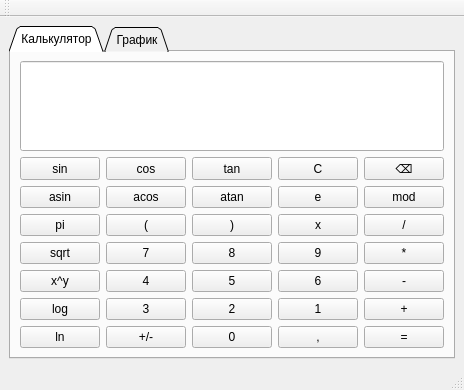
<?xml version="1.0" encoding="UTF-8"?>
<ui version="4.0">
 <class>MainWindow</class>
 <widget class="QMainWindow" name="MainWindow">
  <property name="geometry">
   <rect>
    <x>0</x>
    <y>0</y>
    <width>443</width>
    <height>390</height>
   </rect>
  </property>
  <property name="windowTitle">
   <string>MainWindow</string>
  </property>
  <widget class="QWidget" name="centralwidget">
   <layout class="QGridLayout" name="gridLayout_4">
    <item row="0" column="0">
     <widget class="QTabWidget" name="tabWidget">
      <property name="sizePolicy">
       <sizepolicy hsizetype="Expanding" vsizetype="Expanding">
        <horstretch>0</horstretch>
        <verstretch>0</verstretch>
       </sizepolicy>
      </property>
      <property name="tabPosition">
       <enum>QTabWidget::North</enum>
      </property>
      <property name="tabShape">
       <enum>QTabWidget::Triangular</enum>
      </property>
      <property name="currentIndex">
       <number>0</number>
      </property>
      <property name="movable">
       <bool>true</bool>
      </property>
      <widget class="QWidget" name="calculator_grid">
       <property name="enabled">
        <bool>true</bool>
       </property>
       <property name="layoutDirection">
        <enum>Qt::LeftToRight</enum>
       </property>
       <property name="autoFillBackground">
        <bool>false</bool>
       </property>
       <attribute name="title">
        <string>Калькулятор</string>
       </attribute>
       <layout class="QVBoxLayout" name="calculator_verticalLayout">
        <item>
         <widget class="QLineEdit" name="expression">
          <property name="sizePolicy">
           <sizepolicy hsizetype="Expanding" vsizetype="Expanding">
            <horstretch>0</horstretch>
            <verstretch>0</verstretch>
           </sizepolicy>
          </property>
          <property name="minimumSize">
           <size>
            <width>0</width>
            <height>75</height>
           </size>
          </property>
          <property name="text">
           <string/>
          </property>
          <property name="readOnly">
           <bool>true</bool>
          </property>
         </widget>
        </item>
        <item>
         <layout class="QGridLayout" name="calculator_buttons">
          <item row="6" column="3">
           <widget class="QPushButton" name="point">
            <property name="sizePolicy">
             <sizepolicy hsizetype="Minimum" vsizetype="MinimumExpanding">
              <horstretch>0</horstretch>
              <verstretch>0</verstretch>
             </sizepolicy>
            </property>
            <property name="cursor">
             <cursorShape>PointingHandCursor</cursorShape>
            </property>
            <property name="text">
             <string>,</string>
            </property>
           </widget>
          </item>
          <item row="3" column="1">
           <widget class="QPushButton" name="number_7">
            <property name="sizePolicy">
             <sizepolicy hsizetype="Minimum" vsizetype="MinimumExpanding">
              <horstretch>0</horstretch>
              <verstretch>0</verstretch>
             </sizepolicy>
            </property>
            <property name="cursor">
             <cursorShape>PointingHandCursor</cursorShape>
            </property>
            <property name="text">
             <string>7</string>
            </property>
           </widget>
          </item>
          <item row="2" column="4">
           <widget class="QPushButton" name="div">
            <property name="sizePolicy">
             <sizepolicy hsizetype="Minimum" vsizetype="MinimumExpanding">
              <horstretch>0</horstretch>
              <verstretch>0</verstretch>
             </sizepolicy>
            </property>
            <property name="cursor">
             <cursorShape>PointingHandCursor</cursorShape>
            </property>
            <property name="text">
             <string>/</string>
            </property>
           </widget>
          </item>
          <item row="3" column="2">
           <widget class="QPushButton" name="number_8">
            <property name="sizePolicy">
             <sizepolicy hsizetype="Minimum" vsizetype="MinimumExpanding">
              <horstretch>0</horstretch>
              <verstretch>0</verstretch>
             </sizepolicy>
            </property>
            <property name="cursor">
             <cursorShape>PointingHandCursor</cursorShape>
            </property>
            <property name="text">
             <string>8</string>
            </property>
           </widget>
          </item>
          <item row="5" column="2">
           <widget class="QPushButton" name="number_2">
            <property name="sizePolicy">
             <sizepolicy hsizetype="Minimum" vsizetype="MinimumExpanding">
              <horstretch>0</horstretch>
              <verstretch>0</verstretch>
             </sizepolicy>
            </property>
            <property name="cursor">
             <cursorShape>PointingHandCursor</cursorShape>
            </property>
            <property name="text">
             <string>2</string>
            </property>
           </widget>
          </item>
          <item row="5" column="1">
           <widget class="QPushButton" name="number_3">
            <property name="sizePolicy">
             <sizepolicy hsizetype="Minimum" vsizetype="MinimumExpanding">
              <horstretch>0</horstretch>
              <verstretch>0</verstretch>
             </sizepolicy>
            </property>
            <property name="cursor">
             <cursorShape>PointingHandCursor</cursorShape>
            </property>
            <property name="text">
             <string>3</string>
            </property>
           </widget>
          </item>
          <item row="1" column="2">
           <widget class="QPushButton" name="atan">
            <property name="sizePolicy">
             <sizepolicy hsizetype="Minimum" vsizetype="MinimumExpanding">
              <horstretch>0</horstretch>
              <verstretch>0</verstretch>
             </sizepolicy>
            </property>
            <property name="cursor">
             <cursorShape>PointingHandCursor</cursorShape>
            </property>
            <property name="text">
             <string>atan</string>
            </property>
           </widget>
          </item>
          <item row="4" column="2">
           <widget class="QPushButton" name="number_5">
            <property name="sizePolicy">
             <sizepolicy hsizetype="Minimum" vsizetype="MinimumExpanding">
              <horstretch>0</horstretch>
              <verstretch>0</verstretch>
             </sizepolicy>
            </property>
            <property name="cursor">
             <cursorShape>PointingHandCursor</cursorShape>
            </property>
            <property name="text">
             <string>5</string>
            </property>
           </widget>
          </item>
          <item row="6" column="1">
           <widget class="QPushButton" name="negate">
            <property name="sizePolicy">
             <sizepolicy hsizetype="Minimum" vsizetype="MinimumExpanding">
              <horstretch>0</horstretch>
              <verstretch>0</verstretch>
             </sizepolicy>
            </property>
            <property name="cursor">
             <cursorShape>PointingHandCursor</cursorShape>
            </property>
            <property name="text">
             <string>+/-</string>
            </property>
           </widget>
          </item>
          <item row="3" column="0">
           <widget class="QPushButton" name="sqrt">
            <property name="sizePolicy">
             <sizepolicy hsizetype="Minimum" vsizetype="MinimumExpanding">
              <horstretch>0</horstretch>
              <verstretch>0</verstretch>
             </sizepolicy>
            </property>
            <property name="cursor">
             <cursorShape>PointingHandCursor</cursorShape>
            </property>
            <property name="text">
             <string>sqrt</string>
            </property>
           </widget>
          </item>
          <item row="4" column="3">
           <widget class="QPushButton" name="number_6">
            <property name="sizePolicy">
             <sizepolicy hsizetype="Minimum" vsizetype="MinimumExpanding">
              <horstretch>0</horstretch>
              <verstretch>0</verstretch>
             </sizepolicy>
            </property>
            <property name="cursor">
             <cursorShape>PointingHandCursor</cursorShape>
            </property>
            <property name="text">
             <string>6</string>
            </property>
           </widget>
          </item>
          <item row="6" column="0">
           <widget class="QPushButton" name="nat_log">
            <property name="sizePolicy">
             <sizepolicy hsizetype="Minimum" vsizetype="MinimumExpanding">
              <horstretch>0</horstretch>
              <verstretch>0</verstretch>
             </sizepolicy>
            </property>
            <property name="cursor">
             <cursorShape>PointingHandCursor</cursorShape>
            </property>
            <property name="text">
             <string>ln</string>
            </property>
           </widget>
          </item>
          <item row="1" column="4">
           <widget class="QPushButton" name="mod">
            <property name="sizePolicy">
             <sizepolicy hsizetype="Minimum" vsizetype="MinimumExpanding">
              <horstretch>0</horstretch>
              <verstretch>0</verstretch>
             </sizepolicy>
            </property>
            <property name="cursor">
             <cursorShape>PointingHandCursor</cursorShape>
            </property>
            <property name="text">
             <string>mod</string>
            </property>
           </widget>
          </item>
          <item row="6" column="2">
           <widget class="QPushButton" name="number_0">
            <property name="sizePolicy">
             <sizepolicy hsizetype="Minimum" vsizetype="MinimumExpanding">
              <horstretch>0</horstretch>
              <verstretch>0</verstretch>
             </sizepolicy>
            </property>
            <property name="cursor">
             <cursorShape>PointingHandCursor</cursorShape>
            </property>
            <property name="text">
             <string>0</string>
            </property>
           </widget>
          </item>
          <item row="0" column="0">
           <widget class="QPushButton" name="sin">
            <property name="sizePolicy">
             <sizepolicy hsizetype="Minimum" vsizetype="MinimumExpanding">
              <horstretch>0</horstretch>
              <verstretch>0</verstretch>
             </sizepolicy>
            </property>
            <property name="cursor">
             <cursorShape>PointingHandCursor</cursorShape>
            </property>
            <property name="text">
             <string>sin</string>
            </property>
           </widget>
          </item>
          <item row="4" column="0">
           <widget class="QPushButton" name="pow">
            <property name="sizePolicy">
             <sizepolicy hsizetype="Minimum" vsizetype="MinimumExpanding">
              <horstretch>0</horstretch>
              <verstretch>0</verstretch>
             </sizepolicy>
            </property>
            <property name="cursor">
             <cursorShape>PointingHandCursor</cursorShape>
            </property>
            <property name="text">
             <string>x^y</string>
            </property>
           </widget>
          </item>
          <item row="4" column="1">
           <widget class="QPushButton" name="number_4">
            <property name="sizePolicy">
             <sizepolicy hsizetype="Minimum" vsizetype="MinimumExpanding">
              <horstretch>0</horstretch>
              <verstretch>0</verstretch>
             </sizepolicy>
            </property>
            <property name="cursor">
             <cursorShape>PointingHandCursor</cursorShape>
            </property>
            <property name="text">
             <string>4</string>
            </property>
           </widget>
          </item>
          <item row="5" column="0">
           <widget class="QPushButton" name="log">
            <property name="sizePolicy">
             <sizepolicy hsizetype="Minimum" vsizetype="MinimumExpanding">
              <horstretch>0</horstretch>
              <verstretch>0</verstretch>
             </sizepolicy>
            </property>
            <property name="cursor">
             <cursorShape>PointingHandCursor</cursorShape>
            </property>
            <property name="text">
             <string>log</string>
            </property>
           </widget>
          </item>
          <item row="0" column="1">
           <widget class="QPushButton" name="cos">
            <property name="sizePolicy">
             <sizepolicy hsizetype="Minimum" vsizetype="MinimumExpanding">
              <horstretch>0</horstretch>
              <verstretch>0</verstretch>
             </sizepolicy>
            </property>
            <property name="cursor">
             <cursorShape>PointingHandCursor</cursorShape>
            </property>
            <property name="text">
             <string>cos</string>
            </property>
           </widget>
          </item>
          <item row="0" column="2">
           <widget class="QPushButton" name="tan">
            <property name="sizePolicy">
             <sizepolicy hsizetype="Minimum" vsizetype="MinimumExpanding">
              <horstretch>0</horstretch>
              <verstretch>0</verstretch>
             </sizepolicy>
            </property>
            <property name="cursor">
             <cursorShape>PointingHandCursor</cursorShape>
            </property>
            <property name="text">
             <string>tan</string>
            </property>
           </widget>
          </item>
          <item row="4" column="4">
           <widget class="QPushButton" name="sub">
            <property name="sizePolicy">
             <sizepolicy hsizetype="Minimum" vsizetype="MinimumExpanding">
              <horstretch>0</horstretch>
              <verstretch>0</verstretch>
             </sizepolicy>
            </property>
            <property name="cursor">
             <cursorShape>PointingHandCursor</cursorShape>
            </property>
            <property name="text">
             <string>-</string>
            </property>
           </widget>
          </item>
          <item row="1" column="1">
           <widget class="QPushButton" name="acos">
            <property name="sizePolicy">
             <sizepolicy hsizetype="Minimum" vsizetype="MinimumExpanding">
              <horstretch>0</horstretch>
              <verstretch>0</verstretch>
             </sizepolicy>
            </property>
            <property name="cursor">
             <cursorShape>PointingHandCursor</cursorShape>
            </property>
            <property name="text">
             <string>acos</string>
            </property>
           </widget>
          </item>
          <item row="2" column="1">
           <widget class="QPushButton" name="open_bracket">
            <property name="sizePolicy">
             <sizepolicy hsizetype="Minimum" vsizetype="MinimumExpanding">
              <horstretch>0</horstretch>
              <verstretch>0</verstretch>
             </sizepolicy>
            </property>
            <property name="cursor">
             <cursorShape>PointingHandCursor</cursorShape>
            </property>
            <property name="text">
             <string>(</string>
            </property>
           </widget>
          </item>
          <item row="0" column="3">
           <widget class="QPushButton" name="cancel">
            <property name="sizePolicy">
             <sizepolicy hsizetype="Minimum" vsizetype="MinimumExpanding">
              <horstretch>0</horstretch>
              <verstretch>0</verstretch>
             </sizepolicy>
            </property>
            <property name="cursor">
             <cursorShape>PointingHandCursor</cursorShape>
            </property>
            <property name="text">
             <string>C</string>
            </property>
           </widget>
          </item>
          <item row="0" column="4">
           <widget class="QPushButton" name="clear">
            <property name="sizePolicy">
             <sizepolicy hsizetype="Minimum" vsizetype="MinimumExpanding">
              <horstretch>0</horstretch>
              <verstretch>0</verstretch>
             </sizepolicy>
            </property>
            <property name="cursor">
             <cursorShape>PointingHandCursor</cursorShape>
            </property>
            <property name="text">
             <string>⌫</string>
            </property>
           </widget>
          </item>
          <item row="2" column="2">
           <widget class="QPushButton" name="close_bracket">
            <property name="sizePolicy">
             <sizepolicy hsizetype="Minimum" vsizetype="MinimumExpanding">
              <horstretch>0</horstretch>
              <verstretch>0</verstretch>
             </sizepolicy>
            </property>
            <property name="cursor">
             <cursorShape>PointingHandCursor</cursorShape>
            </property>
            <property name="text">
             <string>)</string>
            </property>
           </widget>
          </item>
          <item row="1" column="0">
           <widget class="QPushButton" name="asin">
            <property name="sizePolicy">
             <sizepolicy hsizetype="Minimum" vsizetype="MinimumExpanding">
              <horstretch>0</horstretch>
              <verstretch>0</verstretch>
             </sizepolicy>
            </property>
            <property name="cursor">
             <cursorShape>PointingHandCursor</cursorShape>
            </property>
            <property name="text">
             <string>asin</string>
            </property>
           </widget>
          </item>
          <item row="3" column="3">
           <widget class="QPushButton" name="number_9">
            <property name="sizePolicy">
             <sizepolicy hsizetype="Minimum" vsizetype="MinimumExpanding">
              <horstretch>0</horstretch>
              <verstretch>0</verstretch>
             </sizepolicy>
            </property>
            <property name="cursor">
             <cursorShape>PointingHandCursor</cursorShape>
            </property>
            <property name="text">
             <string>9</string>
            </property>
           </widget>
          </item>
          <item row="3" column="4">
           <widget class="QPushButton" name="mul">
            <property name="sizePolicy">
             <sizepolicy hsizetype="Minimum" vsizetype="MinimumExpanding">
              <horstretch>0</horstretch>
              <verstretch>0</verstretch>
             </sizepolicy>
            </property>
            <property name="cursor">
             <cursorShape>PointingHandCursor</cursorShape>
            </property>
            <property name="text">
             <string>*</string>
            </property>
           </widget>
          </item>
          <item row="5" column="4">
           <widget class="QPushButton" name="sum">
            <property name="sizePolicy">
             <sizepolicy hsizetype="Minimum" vsizetype="MinimumExpanding">
              <horstretch>0</horstretch>
              <verstretch>0</verstretch>
             </sizepolicy>
            </property>
            <property name="cursor">
             <cursorShape>PointingHandCursor</cursorShape>
            </property>
            <property name="text">
             <string>+</string>
            </property>
           </widget>
          </item>
          <item row="1" column="3">
           <widget class="QPushButton" name="exponent">
            <property name="sizePolicy">
             <sizepolicy hsizetype="Minimum" vsizetype="MinimumExpanding">
              <horstretch>0</horstretch>
              <verstretch>0</verstretch>
             </sizepolicy>
            </property>
            <property name="cursor">
             <cursorShape>PointingHandCursor</cursorShape>
            </property>
            <property name="text">
             <string>e</string>
            </property>
           </widget>
          </item>
          <item row="2" column="0">
           <widget class="QPushButton" name="pi">
            <property name="sizePolicy">
             <sizepolicy hsizetype="Minimum" vsizetype="MinimumExpanding">
              <horstretch>0</horstretch>
              <verstretch>0</verstretch>
             </sizepolicy>
            </property>
            <property name="cursor">
             <cursorShape>PointingHandCursor</cursorShape>
            </property>
            <property name="text">
             <string>pi</string>
            </property>
           </widget>
          </item>
          <item row="2" column="3">
           <widget class="QPushButton" name="number_x">
            <property name="sizePolicy">
             <sizepolicy hsizetype="Minimum" vsizetype="MinimumExpanding">
              <horstretch>0</horstretch>
              <verstretch>0</verstretch>
             </sizepolicy>
            </property>
            <property name="cursor">
             <cursorShape>PointingHandCursor</cursorShape>
            </property>
            <property name="text">
             <string>x</string>
            </property>
           </widget>
          </item>
          <item row="6" column="4">
           <widget class="QPushButton" name="calc_exp">
            <property name="sizePolicy">
             <sizepolicy hsizetype="Minimum" vsizetype="MinimumExpanding">
              <horstretch>0</horstretch>
              <verstretch>0</verstretch>
             </sizepolicy>
            </property>
            <property name="cursor">
             <cursorShape>PointingHandCursor</cursorShape>
            </property>
            <property name="text">
             <string>=</string>
            </property>
           </widget>
          </item>
          <item row="5" column="3">
           <widget class="QPushButton" name="number_1">
            <property name="sizePolicy">
             <sizepolicy hsizetype="Minimum" vsizetype="MinimumExpanding">
              <horstretch>0</horstretch>
              <verstretch>0</verstretch>
             </sizepolicy>
            </property>
            <property name="cursor">
             <cursorShape>PointingHandCursor</cursorShape>
            </property>
            <property name="text">
             <string>1</string>
            </property>
           </widget>
          </item>
         </layout>
        </item>
       </layout>
      </widget>
      <widget class="QWidget" name="graph_grid">
       <attribute name="title">
        <string>График</string>
       </attribute>
       <layout class="QVBoxLayout" name="graph_verticalLayout">
        <item>
         <layout class="QGridLayout" name="gridLayout">
          <item row="0" column="1">
           <layout class="QVBoxLayout" name="verticalLayout_2">
            <item>
             <widget class="QLabel" name="label_2">
              <property name="sizePolicy">
               <sizepolicy hsizetype="MinimumExpanding" vsizetype="Maximum">
                <horstretch>0</horstretch>
                <verstretch>0</verstretch>
               </sizepolicy>
              </property>
              <property name="text">
               <string>Max: x</string>
              </property>
              <property name="alignment">
               <set>Qt::AlignCenter</set>
              </property>
             </widget>
            </item>
            <item>
             <widget class="QDoubleSpinBox" name="max_x">
              <property name="minimum">
               <double>-100000000000.000000000000000</double>
              </property>
              <property name="maximum">
               <double>100000000000.000000000000000</double>
              </property>
              <property name="value">
               <double>100.000000000000000</double>
              </property>
             </widget>
            </item>
           </layout>
          </item>
          <item row="0" column="0">
           <layout class="QVBoxLayout" name="verticalLayout">
            <item>
             <widget class="QLabel" name="label">
              <property name="sizePolicy">
               <sizepolicy hsizetype="MinimumExpanding" vsizetype="Maximum">
                <horstretch>0</horstretch>
                <verstretch>0</verstretch>
               </sizepolicy>
              </property>
              <property name="text">
               <string>Min: x</string>
              </property>
              <property name="alignment">
               <set>Qt::AlignCenter</set>
              </property>
             </widget>
            </item>
            <item>
             <widget class="QDoubleSpinBox" name="min_x">
              <property name="minimum">
               <double>-100000000000.000000000000000</double>
              </property>
              <property name="maximum">
               <double>100000000000.000000000000000</double>
              </property>
              <property name="value">
               <double>-100.000000000000000</double>
              </property>
             </widget>
            </item>
           </layout>
          </item>
          <item row="0" column="2">
           <layout class="QVBoxLayout" name="verticalLayout_3">
            <item>
             <widget class="QLabel" name="label_3">
              <property name="sizePolicy">
               <sizepolicy hsizetype="MinimumExpanding" vsizetype="Maximum">
                <horstretch>0</horstretch>
                <verstretch>0</verstretch>
               </sizepolicy>
              </property>
              <property name="text">
               <string>Step: x</string>
              </property>
              <property name="alignment">
               <set>Qt::AlignCenter</set>
              </property>
             </widget>
            </item>
            <item>
             <widget class="QDoubleSpinBox" name="step_x">
              <property name="minimum">
               <double>-10000000.000000000000000</double>
              </property>
              <property name="maximum">
               <double>10000000.000000000000000</double>
              </property>
              <property name="singleStep">
               <double>0.000100000000000</double>
              </property>
              <property name="value">
               <double>0.010000000000000</double>
              </property>
             </widget>
            </item>
           </layout>
          </item>
         </layout>
        </item>
       </layout>
      </widget>
     </widget>
    </item>
   </layout>
  </widget>
  <widget class="QMenuBar" name="menubar">
   <property name="geometry">
    <rect>
     <x>0</x>
     <y>0</y>
     <width>443</width>
     <height>21</height>
    </rect>
   </property>
  </widget>
  <widget class="QStatusBar" name="statusbar"/>
  <widget class="QToolBar" name="toolBar">
   <property name="windowTitle">
    <string>toolBar</string>
   </property>
   <attribute name="toolBarArea">
    <enum>TopToolBarArea</enum>
   </attribute>
   <attribute name="toolBarBreak">
    <bool>false</bool>
   </attribute>
  </widget>
 </widget>
 <resources/>
 <connections/>
</ui>
